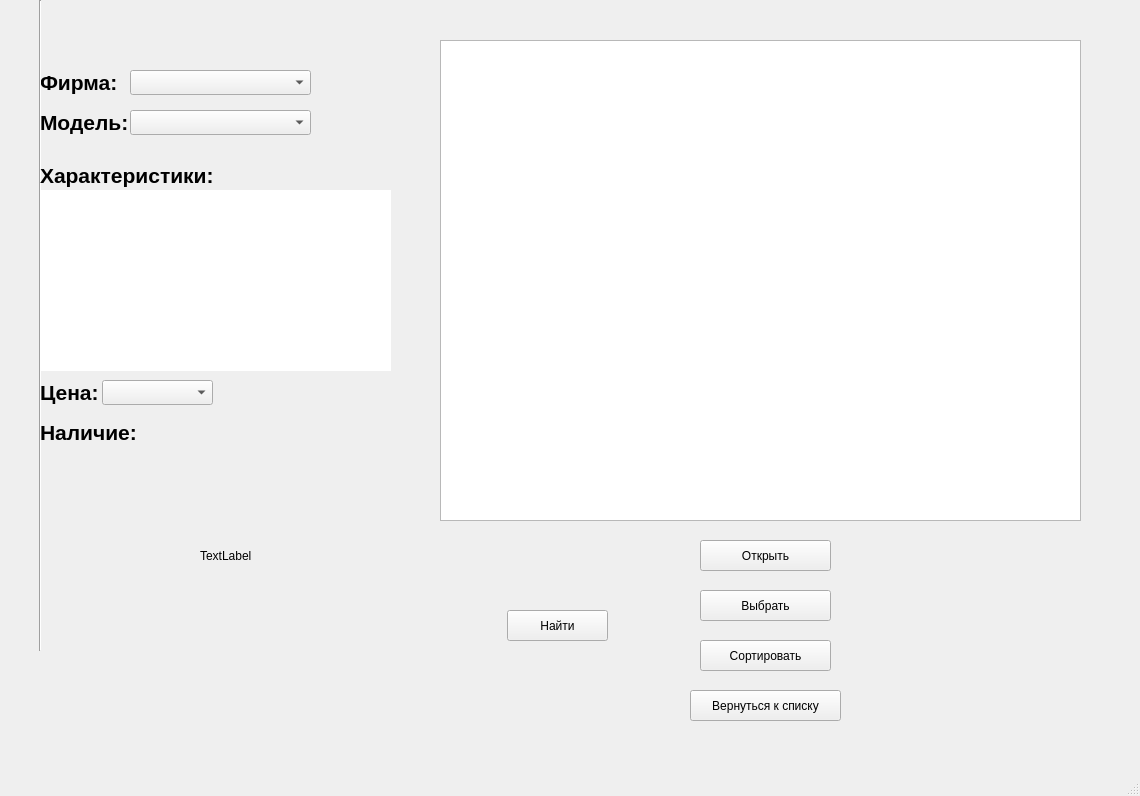
<?xml version="1.0" encoding="UTF-8"?>
<ui version="4.0">
 <class>MainWindow</class>
 <widget class="QMainWindow" name="MainWindow">
  <property name="geometry">
   <rect>
    <x>0</x>
    <y>0</y>
    <width>1140</width>
    <height>796</height>
   </rect>
  </property>
  <property name="windowTitle">
   <string>MainWindow</string>
  </property>
  <widget class="QWidget" name="centralwidget">
   <widget class="QListView" name="listView">
    <property name="geometry">
     <rect>
      <x>440</x>
      <y>40</y>
      <width>641</width>
      <height>481</height>
     </rect>
    </property>
   </widget>
   <widget class="QLabel" name="label">
    <property name="geometry">
     <rect>
      <x>200</x>
      <y>540</y>
      <width>121</width>
      <height>31</height>
     </rect>
    </property>
    <property name="font">
     <font>
      <bold>false</bold>
     </font>
    </property>
    <property name="text">
     <string>TextLabel</string>
    </property>
   </widget>
   <widget class="QPushButton" name="pushButton">
    <property name="geometry">
     <rect>
      <x>700</x>
      <y>540</y>
      <width>131</width>
      <height>31</height>
     </rect>
    </property>
    <property name="text">
     <string>Открыть</string>
    </property>
   </widget>
   <widget class="QPushButton" name="pushButton_2">
    <property name="geometry">
     <rect>
      <x>700</x>
      <y>590</y>
      <width>131</width>
      <height>31</height>
     </rect>
    </property>
    <property name="text">
     <string>Выбрать</string>
    </property>
   </widget>
   <widget class="QTableView" name="tableView">
    <property name="geometry">
     <rect>
      <x>440</x>
      <y>40</y>
      <width>641</width>
      <height>481</height>
     </rect>
    </property>
    <property name="editTriggers">
     <set>QAbstractItemView::NoEditTriggers</set>
    </property>
   </widget>
   <widget class="QLabel" name="firm">
    <property name="geometry">
     <rect>
      <x>40</x>
      <y>70</y>
      <width>76</width>
      <height>24</height>
     </rect>
    </property>
    <property name="font">
     <font>
      <pointsize>16</pointsize>
      <italic>false</italic>
      <bold>true</bold>
      <underline>false</underline>
      <strikeout>false</strikeout>
     </font>
    </property>
    <property name="text">
     <string>Фирма:</string>
    </property>
   </widget>
   <widget class="QComboBox" name="comboBoxFirm">
    <property name="geometry">
     <rect>
      <x>130</x>
      <y>70</y>
      <width>181</width>
      <height>25</height>
     </rect>
    </property>
   </widget>
   <widget class="QLabel" name="model">
    <property name="geometry">
     <rect>
      <x>40</x>
      <y>110</y>
      <width>91</width>
      <height>25</height>
     </rect>
    </property>
    <property name="font">
     <font>
      <pointsize>16</pointsize>
      <bold>true</bold>
     </font>
    </property>
    <property name="text">
     <string>Модель:</string>
    </property>
   </widget>
   <widget class="QComboBox" name="comboBoxModel">
    <property name="geometry">
     <rect>
      <x>130</x>
      <y>110</y>
      <width>181</width>
      <height>25</height>
     </rect>
    </property>
   </widget>
   <widget class="Line" name="line">
    <property name="geometry">
     <rect>
      <x>30</x>
      <y>0</y>
      <width>20</width>
      <height>651</height>
     </rect>
    </property>
    <property name="orientation">
     <enum>Qt::Vertical</enum>
    </property>
   </widget>
   <widget class="QLabel" name="param">
    <property name="geometry">
     <rect>
      <x>40</x>
      <y>160</y>
      <width>191</width>
      <height>31</height>
     </rect>
    </property>
    <property name="font">
     <font>
      <pointsize>16</pointsize>
      <bold>true</bold>
     </font>
    </property>
    <property name="text">
     <string>Характеристики:</string>
    </property>
   </widget>
   <widget class="QLabel" name="text">
    <property name="geometry">
     <rect>
      <x>40</x>
      <y>190</y>
      <width>351</width>
      <height>181</height>
     </rect>
    </property>
    <property name="font">
     <font>
      <pointsize>14</pointsize>
     </font>
    </property>
    <property name="styleSheet">
     <string notr="true">background-color: rgb(255, 255, 255);</string>
    </property>
    <property name="text">
     <string/>
    </property>
    <property name="textFormat">
     <enum>Qt::AutoText</enum>
    </property>
    <property name="alignment">
     <set>Qt::AlignLeading|Qt::AlignLeft|Qt::AlignTop</set>
    </property>
    <property name="wordWrap">
     <bool>true</bool>
    </property>
   </widget>
   <widget class="QLabel" name="price">
    <property name="geometry">
     <rect>
      <x>40</x>
      <y>380</y>
      <width>58</width>
      <height>24</height>
     </rect>
    </property>
    <property name="font">
     <font>
      <pointsize>16</pointsize>
      <bold>true</bold>
     </font>
    </property>
    <property name="text">
     <string>Цена:</string>
    </property>
   </widget>
   <widget class="QComboBox" name="comboBoxPrice">
    <property name="geometry">
     <rect>
      <x>102</x>
      <y>380</y>
      <width>111</width>
      <height>25</height>
     </rect>
    </property>
   </widget>
   <widget class="QLabel" name="availability">
    <property name="geometry">
     <rect>
      <x>40</x>
      <y>420</y>
      <width>95</width>
      <height>24</height>
     </rect>
    </property>
    <property name="font">
     <font>
      <pointsize>16</pointsize>
      <bold>true</bold>
     </font>
    </property>
    <property name="text">
     <string>Наличие:</string>
    </property>
   </widget>
   <widget class="QLabel" name="yOrN">
    <property name="geometry">
     <rect>
      <x>148</x>
      <y>420</y>
      <width>73</width>
      <height>24</height>
     </rect>
    </property>
    <property name="font">
     <font>
      <pointsize>14</pointsize>
     </font>
    </property>
    <property name="text">
     <string/>
    </property>
   </widget>
   <widget class="QPushButton" name="pushButton_3">
    <property name="geometry">
     <rect>
      <x>700</x>
      <y>640</y>
      <width>131</width>
      <height>31</height>
     </rect>
    </property>
    <property name="text">
     <string>Сортировать</string>
    </property>
   </widget>
   <widget class="QPushButton" name="pushButton_4">
    <property name="geometry">
     <rect>
      <x>690</x>
      <y>690</y>
      <width>151</width>
      <height>31</height>
     </rect>
    </property>
    <property name="text">
     <string>Вернуться к списку</string>
    </property>
   </widget>
   <widget class="QPushButton" name="pushButton_5">
    <property name="geometry">
     <rect>
      <x>507</x>
      <y>610</y>
      <width>101</width>
      <height>31</height>
     </rect>
    </property>
    <property name="text">
     <string>Найти</string>
    </property>
   </widget>
  </widget>
  <widget class="QMenuBar" name="menubar">
   <property name="geometry">
    <rect>
     <x>0</x>
     <y>0</y>
     <width>1140</width>
     <height>22</height>
    </rect>
   </property>
  </widget>
  <widget class="QStatusBar" name="statusbar"/>
 </widget>
 <resources/>
 <connections/>
</ui>
